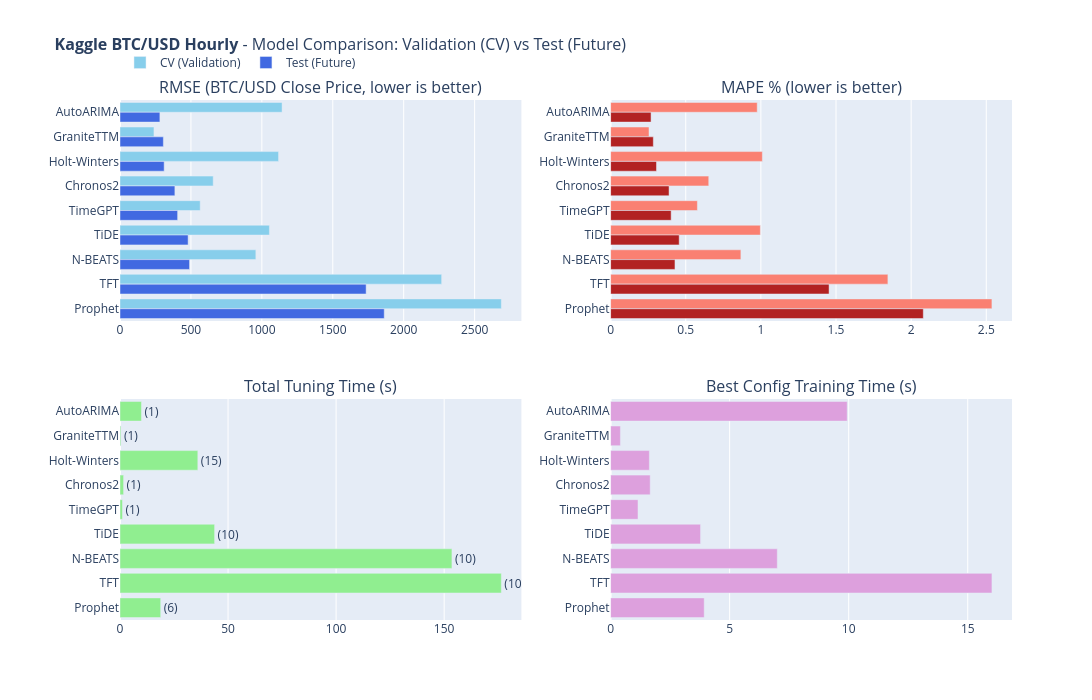

The notebook cell this image was saved under:
### Code cell
# 10. All Models Comparison (Interactive)

fig_comparison = plot_model_comparison(
    tracker.get_results_df(),
    DATASET_CONFIG["name"],
    value_unit=DATASET_CONFIG.get("value_unit"),
    test_predictions=final_predictions
)
fig_comparison.show()

### Figure 1 — Plotly figure (JSON) as saved in the notebook; plotly's stock layout.template omitted (floating-point values rounded to 4 significant figures)
{"data": [{"hovertemplate": "<b>%{y}</b><br>CV RMSE: %{x:.2f}<extra></extra>", "marker": {"color": "skyblue"}, "name": "CV (Validation)", "orientation": "h", "type": "bar", "x": [1143.0, 239.4, 1118.0, 657.0, 565.3, 1053.0, 957.8, 2268.0, 2688.0], "xaxis": "x", "y": ["AutoARIMA", "GraniteTTM", "Holt-Winters", "Chronos2", "TimeGPT", "TiDE", "N-BEATS", "TFT", "Prophet"], "yaxis": "y"}, {"hovertemplate": "<b>%{y}</b><br>Test RMSE: %{x:.2f}<extra></extra>", "marker": {"color": "royalblue"}, "name": "Test (Future)", "orientation": "h", "type": "bar", "x": [281.2, 305.8, 311.4, 386.9, 406.3, 480.2, 490.1, 1735.0, 1863.0], "xaxis": "x", "y": ["AutoARIMA", "GraniteTTM", "Holt-Winters", "Chronos2", "TimeGPT", "TiDE", "N-BEATS", "TFT", "Prophet"], "yaxis": "y"}, {"hovertemplate": "<b>%{y}</b><br>CV MAPE: %{x:.2f}%<extra></extra>", "marker": {"color": "salmon"}, "name": "CV (Validation)", "orientation": "h", "showlegend": false, "type": "bar", "x": [0.9757, 0.2555, 1.01, 0.6531, 0.5776, 0.9966, 0.867, 1.845, 2.538], "xaxis": "x2", "y": ["AutoARIMA", "GraniteTTM", "Holt-Winters", "Chronos2", "TimeGPT", "TiDE", "N-BEATS", "TFT", "Prophet"], "yaxis": "y2"}, {"hovertemplate": "<b>%{y}</b><br>Test MAPE: %{x:.2f}%<extra></extra>", "marker": {"color": "firebrick"}, "name": "Test (Future)", "orientation": "h", "showlegend": false, "type": "bar", "x": [0.2693, 0.2843, 0.3054, 0.389, 0.403, 0.4563, 0.4284, 1.454, 2.081], "xaxis": "x2", "y": ["AutoARIMA", "GraniteTTM", "Holt-Winters", "Chronos2", "TimeGPT", "TiDE", "N-BEATS", "TFT", "Prophet"], "yaxis": "y2"}, {"hovertemplate": "<b>%{y}</b><br>Time: %{x:.2f}s<extra></extra>", "marker": {"color": "lightgreen"}, "orientation": "h", "showlegend": false, "text": ["(1)", "(1)", "(15)", "(1)", "(1)", "(10)", "(10)", "(10)", "(6)"], "textposition": "outside", "type": "bar", "x": [9.94, 0.4121, 36.02, 1.663, 1.151, 43.78, 153.6, 176.5, 18.84], "xaxis": "x3", "y": ["AutoARIMA", "GraniteTTM", "Holt-Winters", "Chronos2", "TimeGPT", "TiDE", "N-BEATS", "TFT", "Prophet"], "yaxis": "y3"}, {"hovertemplate": "<b>%{y}</b><br>Time: %{x:.2f}s<extra></extra>", "marker": {"color": "plum"}, "orientation": "h", "showlegend": false, "type": "bar", "x": [9.938, 0.4121, 1.628, 1.663, 1.151, 3.778, 7.0, 16.02, 3.932], "xaxis": "x4", "y": ["AutoARIMA", "GraniteTTM", "Holt-Winters", "Chronos2", "TimeGPT", "TiDE", "N-BEATS", "TFT", "Prophet"], "yaxis": "y4"}], "layout": {"annotations": [{"font": {"size": 16}, "showarrow": false, "text": "RMSE (BTC/USD Close Price, lower is better)", "x": 0.225, "xanchor": "center", "xref": "paper", "y": 1, "yanchor": "bottom", "yref": "paper"}, {"font": {"size": 16}, "showarrow": false, "text": "MAPE % (lower is better)", "x": 0.775, "xanchor": "center", "xref": "paper", "y": 1, "yanchor": "bottom", "yref": "paper"}, {"font": {"size": 16}, "showarrow": false, "text": "Total Tuning Time (s)", "x": 0.225, "xanchor": "center", "xref": "paper", "y": 0.425, "yanchor": "bottom", "yref": "paper"}, {"font": {"size": 16}, "showarrow": false, "text": "Best Config Training Time (s)", "x": 0.775, "xanchor": "center", "xref": "paper", "y": 0.425, "yanchor": "bottom", "yref": "paper"}], "barmode": "group", "height": 700, "legend": {"orientation": "h", "x": 0, "y": 1.1}, "margin": {"l": 120}, "title": {"font": {"size": 16}, "text": "<b>Kaggle BTC/USD Hourly</b> - Model Comparison: Validation (CV) vs Test (Future)"}, "width": 1700, "xaxis": {"anchor": "y", "domain": [0, 0.45]}, "xaxis2": {"anchor": "y2", "domain": [0.55, 1]}, "xaxis3": {"anchor": "y3", "domain": [0, 0.45]}, "xaxis4": {"anchor": "y4", "domain": [0.55, 1]}, "yaxis": {"anchor": "x", "autorange": "reversed", "domain": [0.575, 1]}, "yaxis2": {"anchor": "x2", "autorange": "reversed", "domain": [0.575, 1]}, "yaxis3": {"anchor": "x3", "autorange": "reversed", "domain": [0, 0.425]}, "yaxis4": {"anchor": "x4", "autorange": "reversed", "domain": [0, 0.425]}}}
